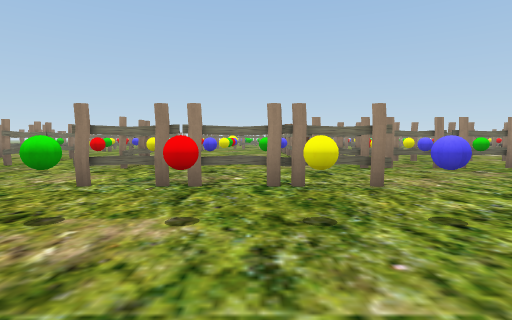
view 1 (above)

24 first-person views from a walk through a 3-D level made in the Unity game engine. The camera is 1.2 m above the floor, tilts 4° down and sees 80° across. The floor is counted in squares, 2 m on a side. Each view is taken from the middle of a square. On the plan, view 1 faces up. The plan holds only what a view shows up to about 9 squares ahead; the rest is blank. The place goes on beyond the plan. The player is left out. Some animated figures are left out.

view 2
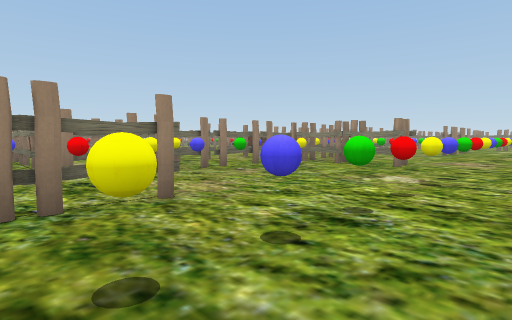

view 3
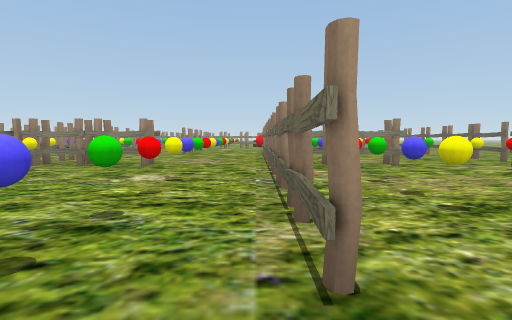

view 4
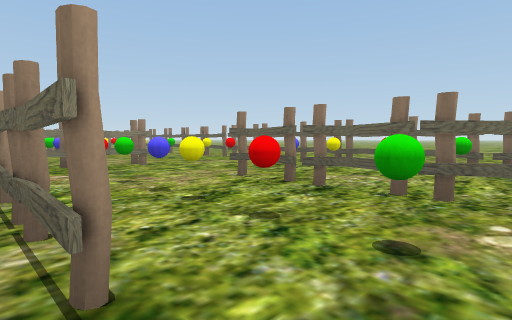

view 5
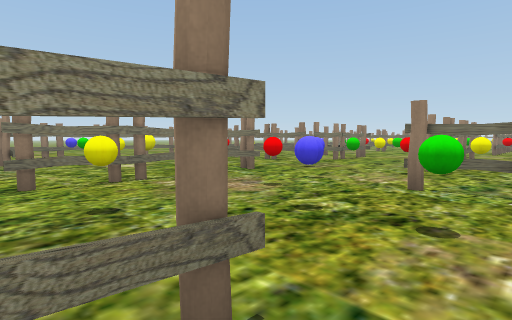

view 6
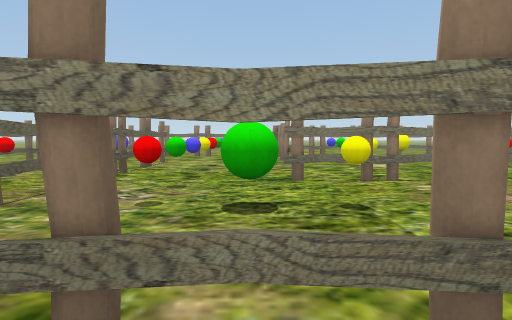

view 7
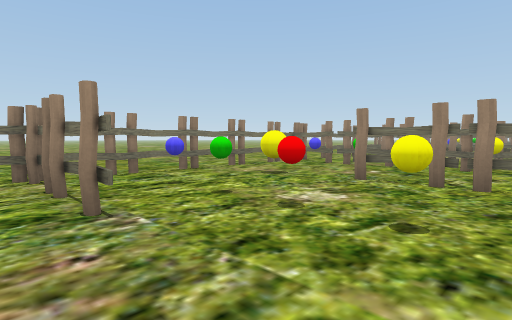

view 8
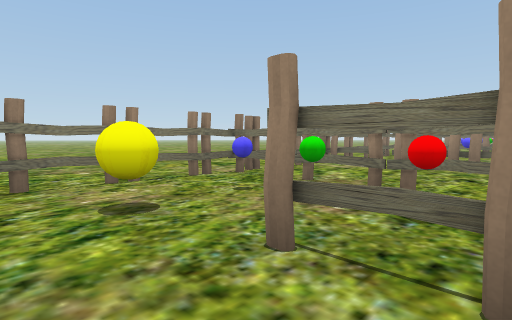

view 9
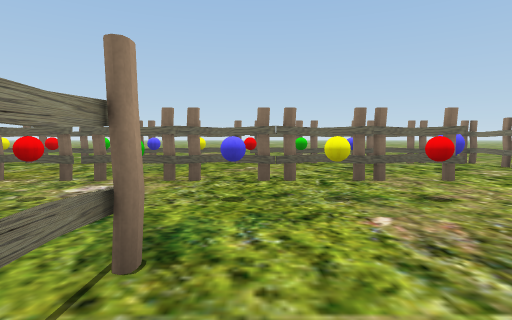

view 10
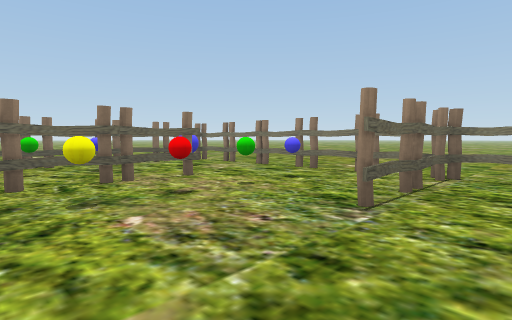

view 11
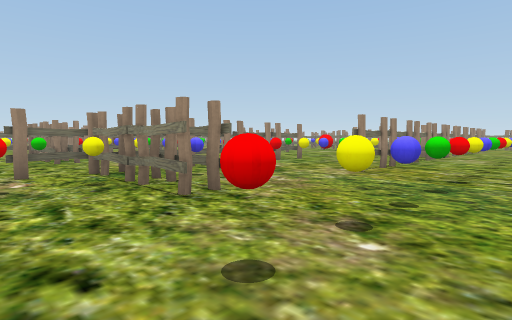

view 12
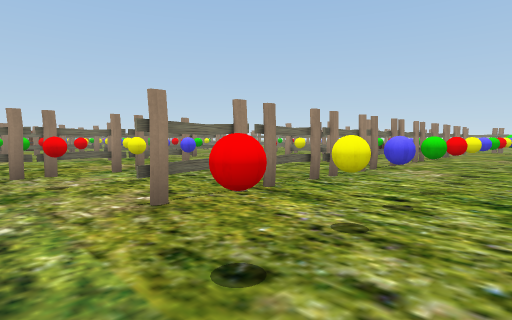

view 13
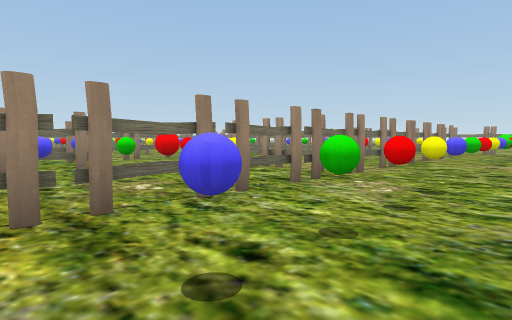

view 14
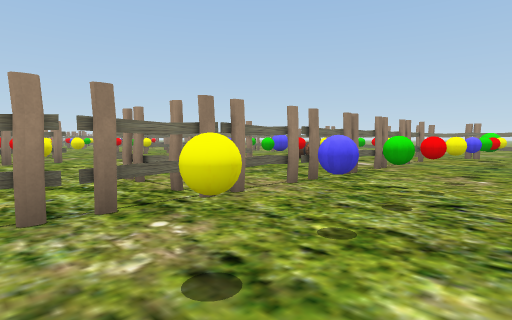

view 15
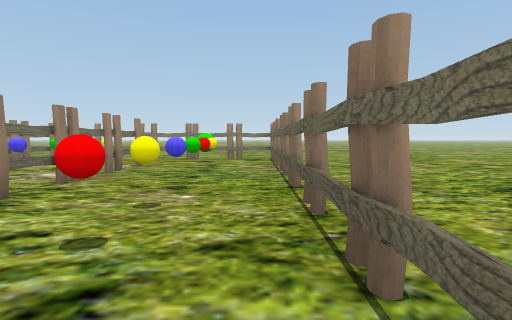

view 16
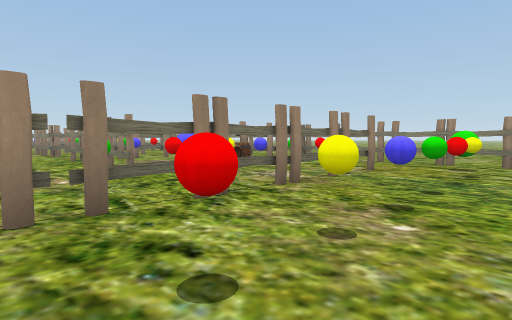

view 17
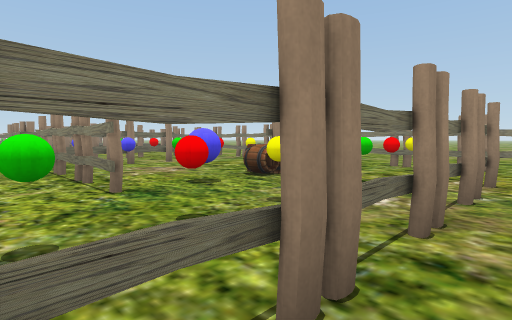

view 18
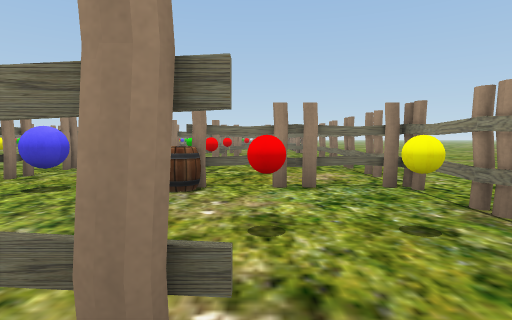

view 19
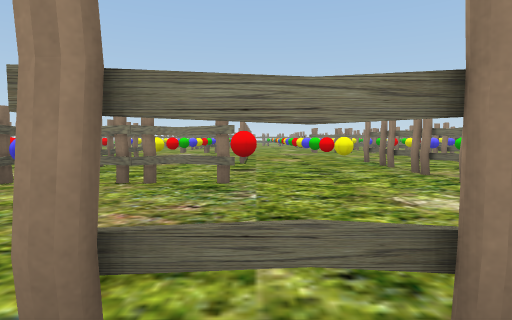

view 20
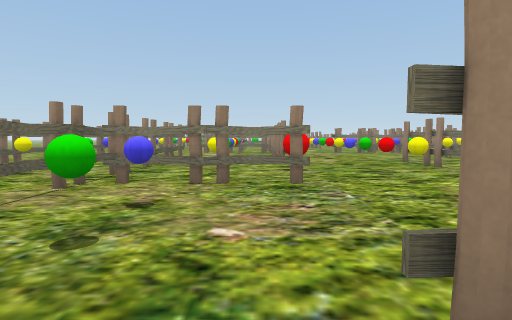

view 21
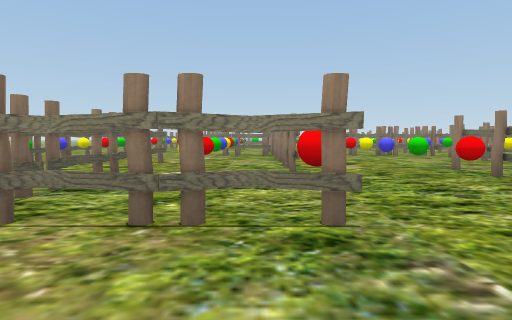

view 22
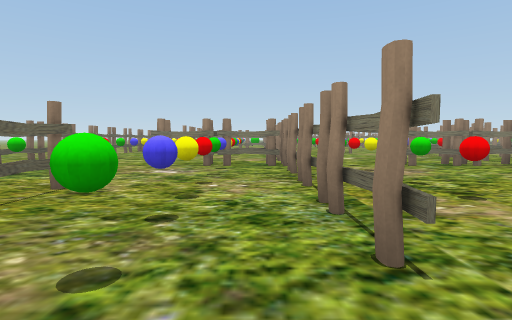

view 23
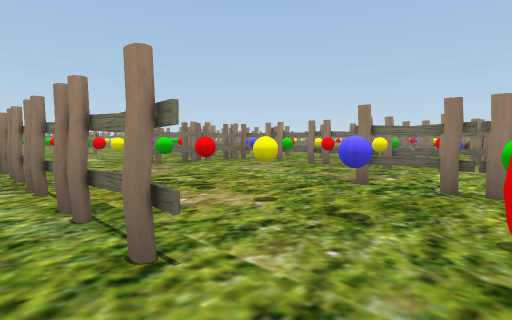

view 24
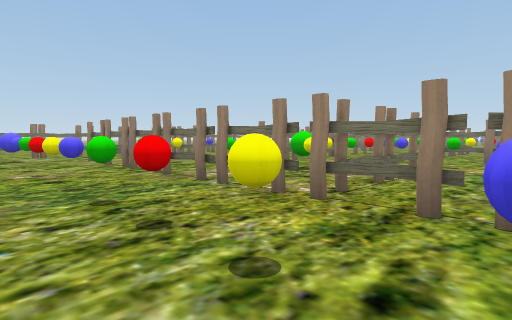

### Floor plan
Key: @ floor where view 1 was taken; # wall or solid block; x gap in a wall; . floor; = window, fence, low wall or low ledge; T thing the floor can be seen under or through; O other object.
Columns run from 12 left of view 1 to 25 right of it. Each row starts with its distance up from view 1.
 11 #            x
 10 #        #   #.          #
  9  ##==#=..#   =. ..       =
  8 .#....#.O= O #######  ##=#      =
  7 .#==TT#.O#.O.O..O.O..O.OO.      =x
  6 ..............TTTT#####==.           #
  5 ..OOOO..OOOOOOOOOOO#.OOOOOO O. .OOO  #
  4 ...Ox#=#O.TTT=.....=....#===#...=##..=
  3 .......TO.....................O#.....#
  2 ..OOOO.TOOOOOOOOOOOOOOOOOOOOO..#OOOO.#
  1 .##=...=O.....#########==.O....=.OO###
  0 .........O=.@..O...#........=........=
 -1 ..OOOOOOOOT.OOOOOOO#OOOOOOOOTOOOOOOOO#
 -2 #...#==TTTT#TTTT...=...=====TTTTT=##.#
 -3 #....................................#
 -4 ..O.OOOOOOOOOO.OOOOOOOOOOOOOOOOOOOOOO#
 -5 .....................................=
 -6 .###=##===##.===##= ###=##   #.=##.###

Positions as (right, up) in squares from view 1, and headings:
1: (0, 0), facing up
2: (0, 1), facing up-right
3: (0, 1), facing right
4: (0, 1), facing down-right
5: (-1, 0), facing up-left
6: (-1, 0), facing left
7: (-6, 0), facing up-left
8: (-7, 3), facing up-left
9: (-6, 2), facing down
10: (-6, 2), facing down-left
11: (5, -5), facing up-right
12: (9, -5), facing up-right
13: (11, -5), facing up-right
14: (14, -5), facing up-right
15: (16, -5), facing right
16: (17, -5), facing up-right
17: (18, -3), facing up-right
18: (23, -3), facing up
19: (20, 1), facing left
20: (20, 0), facing left
21: (18, 0), facing left
22: (14, 0), facing left
23: (14, 0), facing up-left
24: (0, -5), facing up-left
